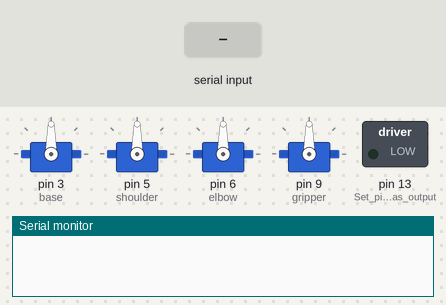
Recording of a sketch running on a simulated Arduino Uno, built with avr-gcc and run on an emulated ATmega328P. On the bench: 4 × servo, switched loads named in the sketch (green lamp = pin HIGH), the last lines printed to the serial monitor. The test bench sets the inputs (shaded band).

Above: at 1.2 s.
1.3 s: "90,45,200\n" received over the second serial link
At 2.2 s:
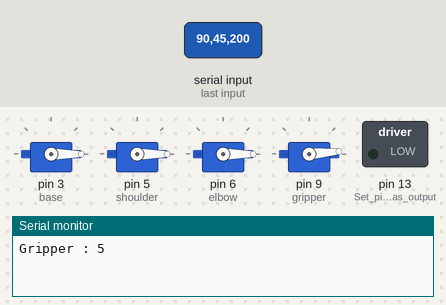
2.8 s: "30,150,10\n" received over the second serial link
At 3.3 s:
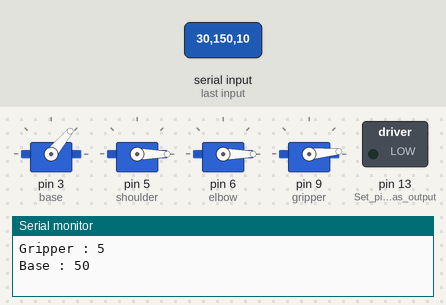
4.3 s: "Z90\n" received over the second serial link
At 5.5 s:
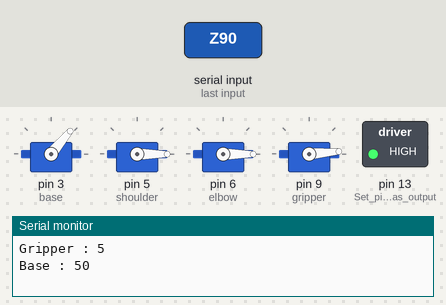
5.8 s: "X90\n" received over the second serial link
At 6.7 s:
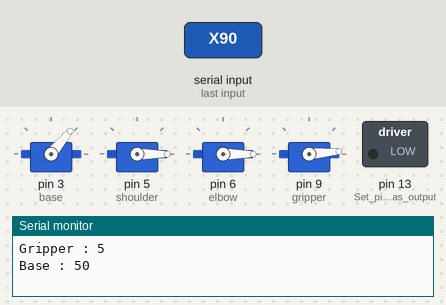
7.3 s: "Z,45\n" received over the second serial link
At 7.9 s:
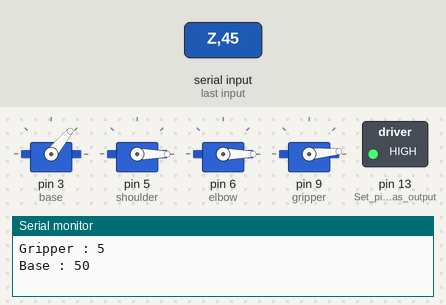
Timing chart, 0 to 9.8 s (numbered marks = the images above; inputs shaded):
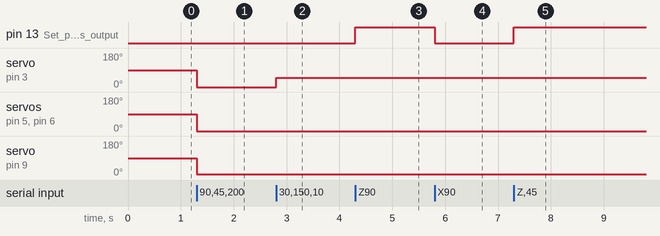

The sketch:

MeArm-App.ino
```cpp
/* MeArm Controller ~ Robotic Arm
Created by Muhamad Andi Prasetyo
Jum'at, 11 - 09 - 2015
Email : muhandi.prasetyo@gmail.com
www.boarduino.blogspot.com
*/


#include <SoftwareSerial.h>
#include <Servo.h>
Servo base;         //Create an object servo base
Servo shoulder;     //Create an object servo shoulder
Servo elbow;        //Create an object servo elbow
Servo gripper;      //Create an object servo gripper

char ServoID;                 //Variable for Servo ID
int hasilButton;              //Variable button pressed results
int nilaiBase;                //Variable servo base value
int nilaiShoulder;            //Variable servo Shoulder value
int nilaiElbow;               //Variable servo Elbow value
int nilaiGripper;             //Variable servo Gripper value
const int increment = 5;      //Increase degree (B+, S+, E+, G+)
const int decrement = 5;      //Decrease degree (B-, S-, E-, G-)
String readString;            //Read string values
SoftwareSerial BT(12,13);     //Bluetooth RX TX on pins 12 and 13

void setup() {
  Serial.begin(9600);     //Set the Serial Baudrate 9600
  /* BT Setup */
  BT.begin(9600);         //Set Baudrate Bluetooth accordance with your bluetooth module (HC-06 9600)
  pinMode(13,OUTPUT);     //Set pin 13 as output
  base.attach(3);         //Set the servo base of the pin 3
  shoulder.attach(5);     //Set the servo shoulder of the pin 5
  elbow.attach(6);        //Set the servo elbow of the pin 6
  gripper.attach(9);      //Set the servo gripper of the pin 9
  base.write(90);         //Start positioning servo base to 90 degrees
  shoulder.write(90);     //Start positioning servo shoulder to 90 degrees
  elbow.write(90);        //Start positioning servo elbow to 90 degrees
  gripper.write(90);      //Start positioning servo gripper to 90 degrees
}

void loop() {
  if (BT.available()) {                   //If bluetooth available
    hasilButton = BT.read();              //Set hasilButton = Bluetooth Read
    ServoID = BT.read();                  //Set ServoID = Bluetooth Read
    base.write(nilaiBase);                //Set the degree of servo according nilaiBase
    shoulder.write(nilaiShoulder);        //Set the degree of servo according nilaiShoulder
    elbow.write(nilaiElbow);              //Set the degree of servo according nilaiElbow
    gripper.write(nilaiGripper);          //Set the degree of servo according nilaiGripped

    if(hasilButton == 'X'){               //If the button = X (X can customize the application MeArm Controller)
      digitalWrite(13, LOW);              //Turn off the led on pin 13
    }
    if(hasilButton == 'Z'){               //If the button = Z (Z can customize the application MeArm Controller)
      digitalWrite(13, HIGH);             //Turn on the led on pin 13
    }
    if(hasilButton == 'a'){               //If the button = a (a can customize the application MeArm Controller)
      nilaiBase-=decrement;               //Servo base value - value decrement
    }
    else if(hasilButton == 'A'){          //If the button = A (A can customize the application MeArm Controller)
      nilaiBase+=increment;               //Servo base value + value increment
    }
    if(hasilButton == 's'){               //If the button = s (s can customize the application MeArm Controller)
      nilaiShoulder-=decrement;           //Servo base shoulder - value decrement
    }
    else if(hasilButton == 'S'){          //If the button = S (S can customize the application MeArm Controller)
      nilaiShoulder+=increment;           //Servo shoulder value + value increment
    }
    if(hasilButton == 'e'){               //If the button = e (e can customize the application MeArm Controller)
      nilaiElbow-=decrement;              //Servo base elbow - value decrement
    }
    else if(hasilButton == 'E'){          //If the button = E (E can customize the application MeArm Controller)
      nilaiElbow+=increment;              //Servo shoulder value + value increment
    }
    if(hasilButton == 'g'){               //If the button = g (g can customize the application MeArm Controller)
      nilaiGripper-=decrement;            //Servo base gripper - value decrement
    }
    else if(hasilButton == 'G'){          //If the button = G (G can customize the application MeArm Controller)
      nilaiGripper+=increment;            //Servo gripper value + value increment
    }

    if(ServoID=='1'){                     //If ServoID = 1
      baseServo_slider();                 //Call subroutine baseServo_slider
    }

    if(ServoID=='2'){                     //If ServoID = 2
      shoulderServo_slider();             //Call subroutine shoulderServo_slider
    }

    if(ServoID=='3'){                     //If ServoID = 3
      elbowServo_slider();                //Call subroutine elbowServo_slider
    }
    if(ServoID=='4'){                     //If ServoID = 4
      gripperServo_slider();              //Call subroutine gripperServo_slider
    }
  }
}

void baseServo_slider(){
        delayMicroseconds(300);
        while (BT.available()) {
          char c = BT.read();
          readString += c;
        }
        if (readString.length() >0) {
          Serial.print("Base : ");
          Serial.println(readString.toInt());
          nilaiBase = (readString.toInt());         //nilaiBase = readString from android
          base.write(readString.toInt());           //Set the degree of servo base according to the value ReadString
          readString="";
        }
}

void shoulderServo_slider(){
        delayMicroseconds(300);
        while (BT.available()) {
          char c = BT.read();
          readString += c;
        }
        if (readString.length() >0) {
          Serial.print("Shoulder : ");
          Serial.println(readString.toInt());
          nilaiShoulder = (readString.toInt());    //nilaiShoulder = readString from android
          shoulder.write(readString.toInt());      //Set the degree of servo shoulder according to the value ReadString
          readString="";
        }
}

void elbowServo_slider(){
        delayMicroseconds(300);
        while (BT.available()) {
          char c = BT.read();
          readString += c;
        }
        if (readString.length() >0) {
          Serial.print("Elbow : ");
          Serial.println(readString.toInt());
          nilaiElbow = (readString.toInt());     //nilaiElbow = readString from android
          elbow.write(readString.toInt());       //Set the degree of servo elbow according to the value ReadString
          readString="";
        }
}

void gripperServo_slider(){
        delayMicroseconds(300);
        while (BT.available()) {
          char c = BT.read();
          readString += c;
        }
        if (readString.length() >0) {
          Serial.print("Gripper : ");
          Serial.println(readString.toInt());
          nilaiGripper = (readString.toInt());     //nilaiGripper = readString from android
          gripper.write(readString.toInt());       //Set the degree of servo gripper according to the value ReadString
          readString="";
        }
}
```

Measured:
- after the input at 1.3 s, servo on pin 3 (base), servo on pin 5 (shoulder), servo on pin 6 (elbow): 90° → 0° at once; servo on pin 9 (gripper): 90° → 5° at once
- after the input at 2.8 s, servo on pin 3 (base): 0° → 50° at once
- after the input at 4.3 s, pin 13 (Set_pin_13_as_output): LOW → HIGH at once
- after the input at 5.8 s, pin 13 (Set_pin_13_as_output): HIGH → LOW at once
- after the input at 7.3 s, pin 13 (Set_pin_13_as_output): LOW → HIGH at once
